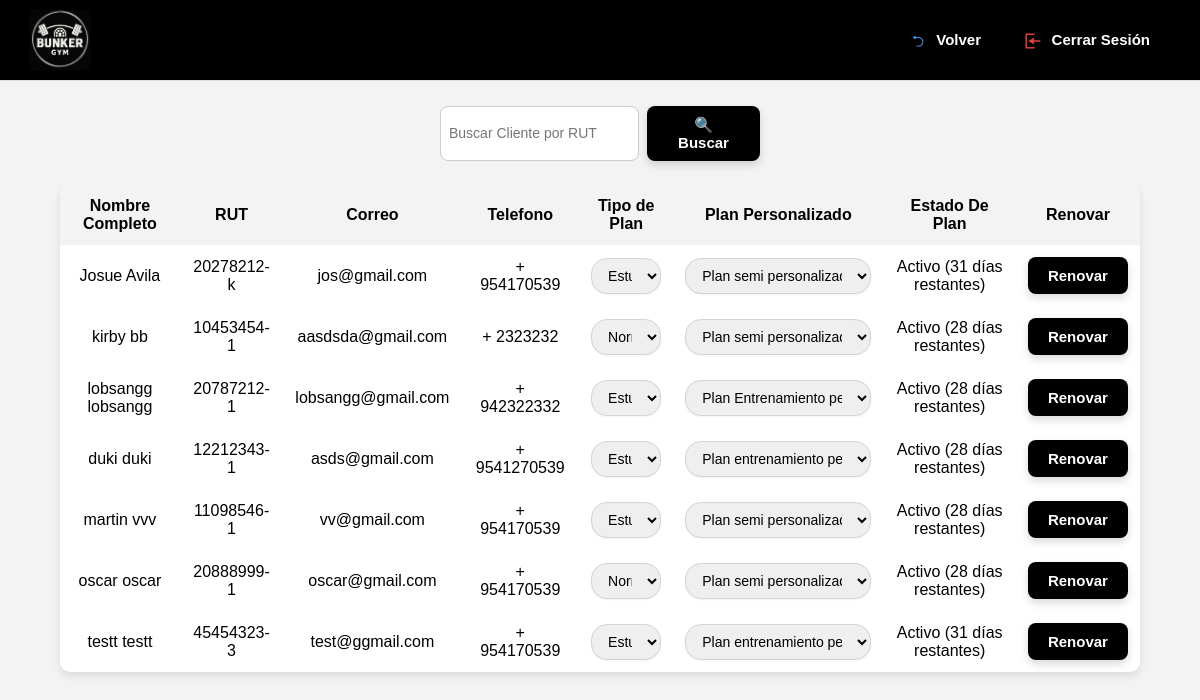
Before: /renovar/ (signed in) with the older database file.
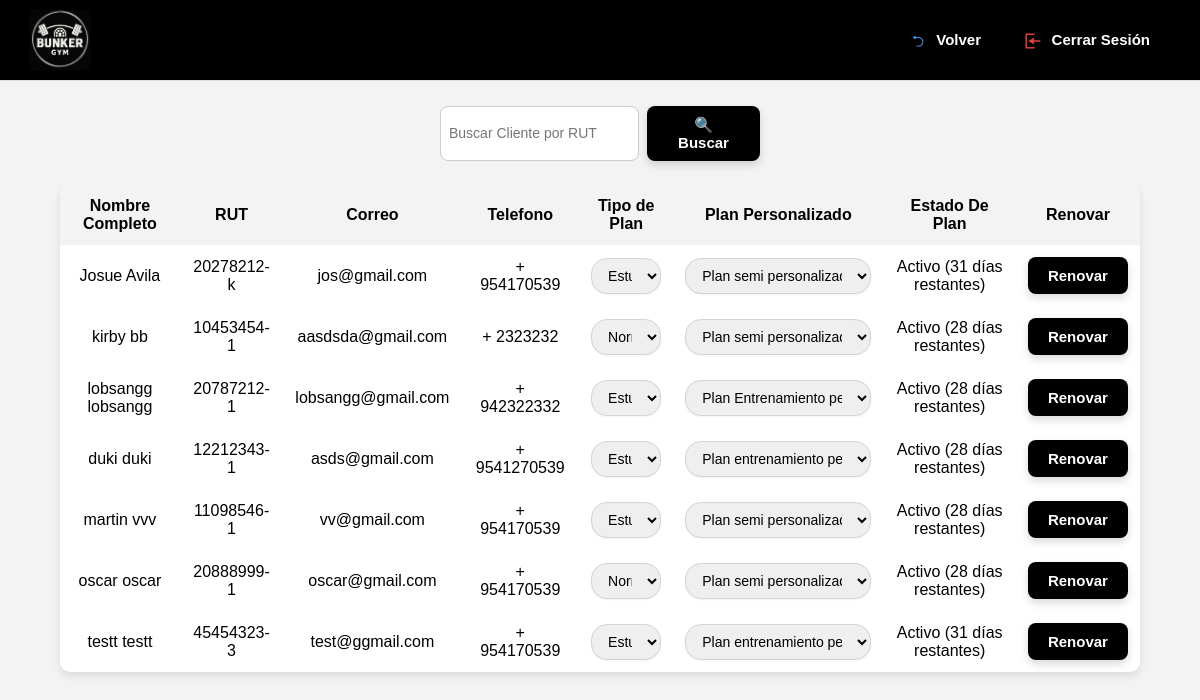
After: the same page with the newer database file.
### core/models.py (models this page shows, shortened)
class Cliente(models.Model):
    METODOS_PAGO = [
        ('efectivo', 'Efectivo'),
        ('debito', 'Débito'),
        ('credito', 'Crédito'),
    ]
    nombre = models.CharField(max_length=50)
    apellido = models.CharField(max_length=50)
    rut = models.CharField(max_length=12, unique=True)
    correo = models.EmailField()
    telefono = models.CharField(max_length=15)
    mensualidad = models.ForeignKey(Mensualidad, on_delete=models.SET_NULL, null=True, blank=True)
    plan_personalizado = models.ForeignKey(PlanPersonalizado, on_delete=models.SET_NULL, null=True, blank=True)
    metodo_pago = models.CharField(max_length=10, choices=METODOS_PAGO, null=True, blank=True)
    fecha_inicio_plan = models.DateField(default=timezone.now, null=True, blank=True)
    def calcular_vencimiento(self):
        return self.fecha_inicio_plan + relativedelta(months=1)
    def dias_restantes(self):
        vencimiento = self.calcular_vencimiento()
        hoy = timezone.now().date()
        dias = (vencimiento - hoy).days
        return dias if dias >= 0 else 0

class PlanPersonalizado(models.Model):
    nombre_plan = models.CharField(max_length=100, unique=True)

### core/views.py (the view)
    def wrapper(request, *args, **kwargs):
        admin_id = request.session.get('admin_id')
        if not admin_id:
            return redirect('login')
        try:
            request.admin = Admin.objects.get(id=admin_id)
        except Admin.DoesNotExist:
            return redirect('login')
        return view_func(request, *args, **kwargs)

### core/views.py (called while the page is built, shortened)
def admin_required(view_func):
    def wrapper(request, *args, **kwargs):
        admin_id = request.session.get('admin_id')
        if not admin_id:
            return redirect('login')
        try:
            request.admin = Admin.objects.get(id=admin_id)
        except Admin.DoesNotExist:
            return redirect('login')
        return view_func(request, *args, **kwargs)
    return wrapper

@admin_required
def renovarCliente(request):
    mensaje = ''
    rut_buscado = request.POST.get('rut') or request.GET.get('rut', '')
    cliente_renovado = None
    if rut_buscado:
        clientes = Cliente.objects.filter(rut__icontains=rut_buscado)
    else:
        clientes = Cliente.objects.all()
    return render(request, 'core/renovarCliente.html', {
        'clientes': clientes,
        'mensaje': mensaje,
        'rut_buscado': rut_buscado,
        'planes_personalizados': PlanPersonalizado.objects.all(),
         'tipos_mensualidad': ['Estudiante', 'Normal']
    })

### core/templates/core/renovarCliente.html (shortened to what this page needs)
{% extends 'core/home.html' %}
{% load static %}
{% block content %}
<div class="centrar-buscador">
    <form method="post" class="busqueda-container">
        <div class="busqueda-fila">
            <input type="text" id="rutInput" name="rut" placeholder="Buscar Cliente por RUT" value="{{ rut_buscado }}">
            <button type="submit" class="btn-global">🔍 Buscar</button>
        </div>
    </form>
</div>
    {% if clientes %}
        <table class="tabla-renovar">
    <thead>
        <tr>
            <th>Nombre Completo</th>
            <th>RUT</th>
            <th>Correo</th>
            <th>Telefono</th>
            <th>Tipo de Plan</th>
            <th>Plan Personalizado</th>
            <th>Estado De Plan</th>
            <th>Renovar</th>
        </tr>
    </thead>
    <tbody>
        {% for cliente in clientes %}
        <tr>
            <td>{{ cliente.nombre }} {{ cliente.apellido }}</td>
            <td>{{ cliente.rut }}</td>
            <td>{{ cliente.correo }}</td>
            <td>+ {{ cliente.telefono }}</td>
        <td>
            <form method="post" action="{% url 'cambiar_tipo_plan_mensual' %}">
                <select name="nuevo_plan" onchange="this.form.submit()" class="select-bonito">
                    {% for opcion in tipos_mensualidad %}
                        <option value="{{ opcion }}" {% if cliente.mensualidad and cliente.mensualidad.tipo == opcion %}selected{% endif %}>
                            {{ opcion }}
                        </option>
                    {% endfor %}
                </select>
            </form>
        </td>
        <td>
            <form method="post" action="{% url 'cambiar_plan_personalizado' %}">
                <select name="nuevo_plan" onchange="this.form.submit()" class="select-bonito">
                    {% for plan in planes_personalizados %}
                        <option value="{{ plan.id }}" {% if cliente.plan_personalizado and cliente.plan_personalizado.id == plan.id %}selected{% endif %}>
                            {{ plan.nombre_plan }}
                        </option>
                    {% endfor %}
                </select>
            </form>
        </td>
        <td>
            {% if cliente.dias_restantes == 0 %}
                Vencido
            {% else %}
                Activo ({{ cliente.dias_restantes }} días restantes)
            {% endif %}
        </td>
        <td>
           <button type="button" class="btn-global" onclick="confirmarRenovacion('{{ cliente.rut }}')">Renovar</button>
        </td>
    </tr>
    {% endfor %}
</tbody>
    </table>
{% else %}
   <p style="text-align: center; font-size: 18px; color: black;">
    No se encontró el RUT del Cliente.
</p>
{% endif %}
{% endblock %}

Changed rows visible on the page:
changed Cliente "Josue": nuevo_plan "Plan semi personalizado FULL" → "Plan semi personalizado 3 x semana"
